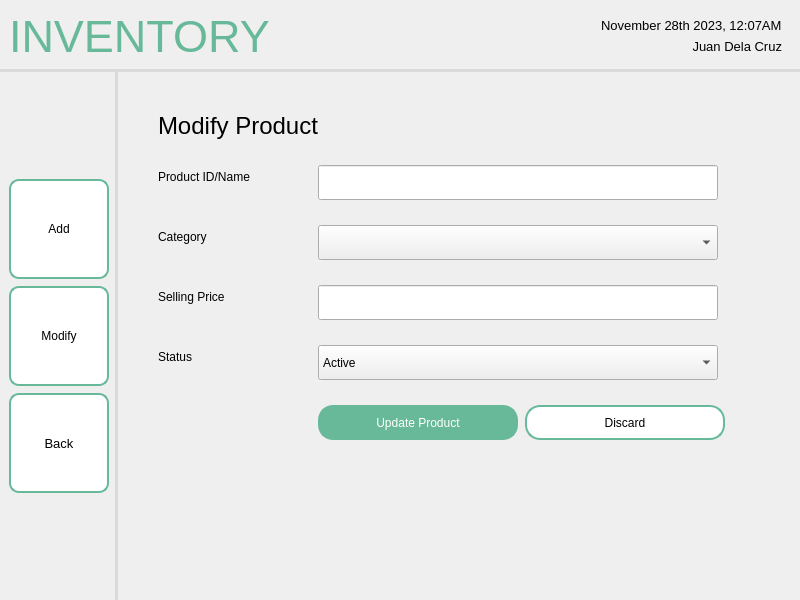
<?xml version="1.0" encoding="UTF-8"?>
<ui version="4.0">
 <class>MainWindow</class>
 <widget class="QMainWindow" name="MainWindow">
  <property name="geometry">
   <rect>
    <x>0</x>
    <y>0</y>
    <width>800</width>
    <height>600</height>
   </rect>
  </property>
  <property name="windowTitle">
   <string>MainWindow</string>
  </property>
  <widget class="QWidget" name="centralwidget">
   <layout class="QHBoxLayout" name="horizontalLayout">
    <property name="leftMargin">
     <number>0</number>
    </property>
    <property name="topMargin">
     <number>0</number>
    </property>
    <property name="rightMargin">
     <number>0</number>
    </property>
    <property name="bottomMargin">
     <number>0</number>
    </property>
    <item>
     <widget class="QFrame" name="frame">
      <property name="sizePolicy">
       <sizepolicy hsizetype="Preferred" vsizetype="Preferred">
        <horstretch>0</horstretch>
        <verstretch>0</verstretch>
       </sizepolicy>
      </property>
      <property name="frameShape">
       <enum>QFrame::NoFrame</enum>
      </property>
      <property name="frameShadow">
       <enum>QFrame::Plain</enum>
      </property>
      <layout class="QGridLayout" name="gridLayout">
       <property name="leftMargin">
        <number>0</number>
       </property>
       <property name="topMargin">
        <number>0</number>
       </property>
       <property name="rightMargin">
        <number>0</number>
       </property>
       <property name="bottomMargin">
        <number>0</number>
       </property>
       <property name="spacing">
        <number>0</number>
       </property>
       <item row="1" column="0">
        <widget class="QWidget" name="navbar" native="true">
         <property name="sizePolicy">
          <sizepolicy hsizetype="Fixed" vsizetype="Preferred">
           <horstretch>0</horstretch>
           <verstretch>0</verstretch>
          </sizepolicy>
         </property>
         <property name="styleSheet">
          <string notr="true">QWidget {
    border-right: 3px solid #D8DBD9;
}
</string>
         </property>
         <layout class="QVBoxLayout" name="verticalLayout_2">
          <property name="spacing">
           <number>7</number>
          </property>
          <item>
           <spacer name="verticalSpacer">
            <property name="orientation">
             <enum>Qt::Vertical</enum>
            </property>
            <property name="sizeHint" stdset="0">
             <size>
              <width>20</width>
              <height>40</height>
             </size>
            </property>
           </spacer>
          </item>
          <item>
           <widget class="QPushButton" name="pushButton_2">
            <property name="minimumSize">
             <size>
              <width>100</width>
              <height>100</height>
             </size>
            </property>
            <property name="maximumSize">
             <size>
              <width>100</width>
              <height>100</height>
             </size>
            </property>
            <property name="styleSheet">
             <string notr="true">QPushButton {
    background-color: white;
    border: 2px solid #67B99A;
    color: black;
    padding: 8px 16px;
    border-radius: 10px;
}

QPushButton:hover {
    border: 2px solid #4D926D;
}

QPushButton:pressed {
	background-color: #F0F0F0;
	border: 2px solid #265C42;
}</string>
            </property>
            <property name="text">
             <string>Add</string>
            </property>
           </widget>
          </item>
          <item>
           <widget class="QPushButton" name="pushButton_10">
            <property name="minimumSize">
             <size>
              <width>100</width>
              <height>100</height>
             </size>
            </property>
            <property name="maximumSize">
             <size>
              <width>100</width>
              <height>100</height>
             </size>
            </property>
            <property name="styleSheet">
             <string notr="true">QPushButton {
    background-color: white;
    border: 2px solid #67B99A;
    color: black;
    padding: 8px 16px;
    border-radius: 10px;
}

QPushButton:hover {
    border: 2px solid #4D926D;
}

QPushButton:pressed {
	background-color: #F0F0F0;
	border: 2px solid #265C42;
}</string>
            </property>
            <property name="text">
             <string>Modify</string>
            </property>
           </widget>
          </item>
          <item>
           <widget class="QPushButton" name="pushButton">
            <property name="sizePolicy">
             <sizepolicy hsizetype="Fixed" vsizetype="Fixed">
              <horstretch>0</horstretch>
              <verstretch>0</verstretch>
             </sizepolicy>
            </property>
            <property name="minimumSize">
             <size>
              <width>100</width>
              <height>100</height>
             </size>
            </property>
            <property name="maximumSize">
             <size>
              <width>100</width>
              <height>100</height>
             </size>
            </property>
            <property name="font">
             <font>
              <pointsize>10</pointsize>
             </font>
            </property>
            <property name="styleSheet">
             <string notr="true">QPushButton {
    background-color: white;
    border: 2px solid #67B99A;
    color: black;
    padding: 8px 16px;
    border-radius: 10px;
}

QPushButton:hover {
    border: 2px solid #4D926D;
}

QPushButton:pressed {
	background-color: #F0F0F0;
	border: 2px solid #265C42;
}</string>
            </property>
            <property name="text">
             <string>Back</string>
            </property>
            <property name="icon">
             <iconset resource="../../../assets/resourceFile.qrc">
              <normaloff>:/logos/Icons/entypo_back.png</normaloff>:/logos/Icons/entypo_back.png</iconset>
            </property>
            <property name="autoRepeat">
             <bool>false</bool>
            </property>
           </widget>
          </item>
          <item>
           <spacer name="verticalSpacer_3">
            <property name="orientation">
             <enum>Qt::Vertical</enum>
            </property>
            <property name="sizeHint" stdset="0">
             <size>
              <width>20</width>
              <height>40</height>
             </size>
            </property>
           </spacer>
          </item>
         </layout>
        </widget>
       </item>
       <item row="0" column="0" colspan="2">
        <widget class="QWidget" name="header" native="true">
         <property name="styleSheet">
          <string notr="true">QWidget {
    border-bottom: 3px solid #D8DBD9; 
}
</string>
         </property>
         <layout class="QHBoxLayout" name="horizontalLayout_2">
          <item>
           <widget class="QLabel" name="label">
            <property name="font">
             <font>
              <pointsize>-1</pointsize>
             </font>
            </property>
            <property name="layoutDirection">
             <enum>Qt::LeftToRight</enum>
            </property>
            <property name="styleSheet">
             <string notr="true">QLabel {
    color: #67B99A;
    font-size: 45px;
}</string>
            </property>
            <property name="text">
             <string>INVENTORY</string>
            </property>
            <property name="scaledContents">
             <bool>false</bool>
            </property>
           </widget>
          </item>
          <item>
           <spacer name="horizontalSpacer">
            <property name="orientation">
             <enum>Qt::Horizontal</enum>
            </property>
            <property name="sizeHint" stdset="0">
             <size>
              <width>40</width>
              <height>20</height>
             </size>
            </property>
           </spacer>
          </item>
          <item>
           <widget class="QFrame" name="frame_2">
            <layout class="QVBoxLayout" name="verticalLayout">
             <item>
              <widget class="QLabel" name="label_2">
               <property name="font">
                <font>
                 <pointsize>10</pointsize>
                </font>
               </property>
               <property name="styleSheet">
                <string notr="true">QLabel {
    color: black;
}</string>
               </property>
               <property name="text">
                <string>November 28th 2023, 12:07AM</string>
               </property>
              </widget>
             </item>
             <item>
              <widget class="QLabel" name="label_3">
               <property name="font">
                <font>
                 <pointsize>10</pointsize>
                </font>
               </property>
               <property name="styleSheet">
                <string notr="true">QLabel {
    color: black;
}</string>
               </property>
               <property name="text">
                <string>Juan Dela Cruz</string>
               </property>
               <property name="alignment">
                <set>Qt::AlignRight|Qt::AlignTrailing|Qt::AlignVCenter</set>
               </property>
              </widget>
             </item>
            </layout>
           </widget>
          </item>
         </layout>
        </widget>
       </item>
       <item row="1" column="1">
        <widget class="QFrame" name="Content">
         <layout class="QVBoxLayout" name="verticalLayout_4">
          <property name="leftMargin">
           <number>25</number>
          </property>
          <property name="topMargin">
           <number>25</number>
          </property>
          <property name="rightMargin">
           <number>25</number>
          </property>
          <property name="bottomMargin">
           <number>25</number>
          </property>
          <item>
           <widget class="QWidget" name="widget" native="true">
            <layout class="QHBoxLayout" name="horizontalLayout_4">
             <property name="spacing">
              <number>7</number>
             </property>
             <property name="leftMargin">
              <number>15</number>
             </property>
             <property name="topMargin">
              <number>15</number>
             </property>
             <property name="rightMargin">
              <number>15</number>
             </property>
             <property name="bottomMargin">
              <number>0</number>
             </property>
             <item>
              <widget class="QWidget" name="widget_2" native="true">
               <layout class="QFormLayout" name="formLayout">
                <property name="horizontalSpacing">
                 <number>0</number>
                </property>
                <property name="verticalSpacing">
                 <number>25</number>
                </property>
                <property name="leftMargin">
                 <number>0</number>
                </property>
                <property name="topMargin">
                 <number>0</number>
                </property>
                <property name="rightMargin">
                 <number>0</number>
                </property>
                <property name="bottomMargin">
                 <number>0</number>
                </property>
                <item row="0" column="0">
                 <widget class="QLabel" name="label_4">
                  <property name="font">
                   <font>
                    <pointsize>18</pointsize>
                   </font>
                  </property>
                  <property name="text">
                   <string>Modify Product</string>
                  </property>
                 </widget>
                </item>
                <item row="1" column="0">
                 <widget class="QLabel" name="label_5">
                  <property name="text">
                   <string>Product ID/Name</string>
                  </property>
                 </widget>
                </item>
                <item row="1" column="1">
                 <widget class="QLineEdit" name="lineEdit_2">
                  <property name="minimumSize">
                   <size>
                    <width>400</width>
                    <height>35</height>
                   </size>
                  </property>
                  <property name="maximumSize">
                   <size>
                    <width>400</width>
                    <height>35</height>
                   </size>
                  </property>
                 </widget>
                </item>
                <item row="2" column="0">
                 <widget class="QLabel" name="label_6">
                  <property name="text">
                   <string>Category</string>
                  </property>
                 </widget>
                </item>
                <item row="2" column="1">
                 <widget class="QComboBox" name="comboBox_2">
                  <property name="minimumSize">
                   <size>
                    <width>400</width>
                    <height>35</height>
                   </size>
                  </property>
                  <property name="maximumSize">
                   <size>
                    <width>400</width>
                    <height>35</height>
                   </size>
                  </property>
                 </widget>
                </item>
                <item row="3" column="0">
                 <widget class="QLabel" name="label_7">
                  <property name="text">
                   <string>Selling Price</string>
                  </property>
                 </widget>
                </item>
                <item row="4" column="0">
                 <widget class="QLabel" name="label_8">
                  <property name="text">
                   <string>Status</string>
                  </property>
                 </widget>
                </item>
                <item row="4" column="1">
                 <widget class="QComboBox" name="comboBox">
                  <property name="minimumSize">
                   <size>
                    <width>400</width>
                    <height>35</height>
                   </size>
                  </property>
                  <property name="maximumSize">
                   <size>
                    <width>400</width>
                    <height>35</height>
                   </size>
                  </property>
                  <item>
                   <property name="text">
                    <string>Active</string>
                   </property>
                  </item>
                  <item>
                   <property name="text">
                    <string>Deactivate</string>
                   </property>
                  </item>
                 </widget>
                </item>
                <item row="5" column="1">
                 <widget class="QWidget" name="widget_3" native="true">
                  <property name="sizePolicy">
                   <sizepolicy hsizetype="Preferred" vsizetype="Preferred">
                    <horstretch>0</horstretch>
                    <verstretch>0</verstretch>
                   </sizepolicy>
                  </property>
                  <layout class="QHBoxLayout" name="horizontalLayout_3">
                   <property name="spacing">
                    <number>7</number>
                   </property>
                   <property name="leftMargin">
                    <number>0</number>
                   </property>
                   <property name="topMargin">
                    <number>0</number>
                   </property>
                   <property name="rightMargin">
                    <number>0</number>
                   </property>
                   <property name="bottomMargin">
                    <number>0</number>
                   </property>
                   <item>
                    <widget class="QPushButton" name="pushButton_4">
                     <property name="sizePolicy">
                      <sizepolicy hsizetype="Fixed" vsizetype="Fixed">
                       <horstretch>0</horstretch>
                       <verstretch>0</verstretch>
                      </sizepolicy>
                     </property>
                     <property name="minimumSize">
                      <size>
                       <width>200</width>
                       <height>35</height>
                      </size>
                     </property>
                     <property name="maximumSize">
                      <size>
                       <width>200</width>
                       <height>35</height>
                      </size>
                     </property>
                     <property name="styleSheet">
                      <string notr="true">QPushButton {
    background-color: #67B99A;
    color: white;
    border: 2px solid #67B99A;
    padding: 8px 16px;
    border-radius: 15px;
}
QPushButton:hover {
    background-color: #5CAE8B;
    border: 2px solid #5CAE8B;
}
QPushButton:pressed {
    background-color: #4D9C7F;
	border: 2px solid #4D9C7F;
}</string>
                     </property>
                     <property name="text">
                      <string>Update Product</string>
                     </property>
                    </widget>
                   </item>
                   <item>
                    <widget class="QPushButton" name="pushButton_5">
                     <property name="sizePolicy">
                      <sizepolicy hsizetype="Fixed" vsizetype="Fixed">
                       <horstretch>0</horstretch>
                       <verstretch>0</verstretch>
                      </sizepolicy>
                     </property>
                     <property name="minimumSize">
                      <size>
                       <width>200</width>
                       <height>35</height>
                      </size>
                     </property>
                     <property name="maximumSize">
                      <size>
                       <width>200</width>
                       <height>35</height>
                      </size>
                     </property>
                     <property name="styleSheet">
                      <string notr="true">QPushButton {
    background-color: white;
    border: 2px solid #67B99A;
    color: black;
    padding: 8px 16px;
    border-radius: 15px;
}

QPushButton:hover {
    border: 2px solid #4D926D;
}

QPushButton:pressed {
	background-color: #F0F0F0;
	border: 2px solid #265C42;
}</string>
                     </property>
                     <property name="text">
                      <string>Discard</string>
                     </property>
                    </widget>
                   </item>
                   <item>
                    <spacer name="horizontalSpacer_3">
                     <property name="orientation">
                      <enum>Qt::Horizontal</enum>
                     </property>
                     <property name="sizeHint" stdset="0">
                      <size>
                       <width>40</width>
                       <height>20</height>
                      </size>
                     </property>
                    </spacer>
                   </item>
                  </layout>
                 </widget>
                </item>
                <item row="3" column="1">
                 <widget class="QLineEdit" name="lineEdit_4">
                  <property name="minimumSize">
                   <size>
                    <width>400</width>
                    <height>35</height>
                   </size>
                  </property>
                  <property name="maximumSize">
                   <size>
                    <width>400</width>
                    <height>35</height>
                   </size>
                  </property>
                 </widget>
                </item>
               </layout>
              </widget>
             </item>
             <item>
              <spacer name="horizontalSpacer_2">
               <property name="orientation">
                <enum>Qt::Horizontal</enum>
               </property>
               <property name="sizeHint" stdset="0">
                <size>
                 <width>40</width>
                 <height>20</height>
                </size>
               </property>
              </spacer>
             </item>
            </layout>
           </widget>
          </item>
         </layout>
        </widget>
       </item>
      </layout>
     </widget>
    </item>
   </layout>
  </widget>
 </widget>
 <resources>
  <include location="../../../assets/resourceFile.qrc"/>
 </resources>
 <connections/>
</ui>
